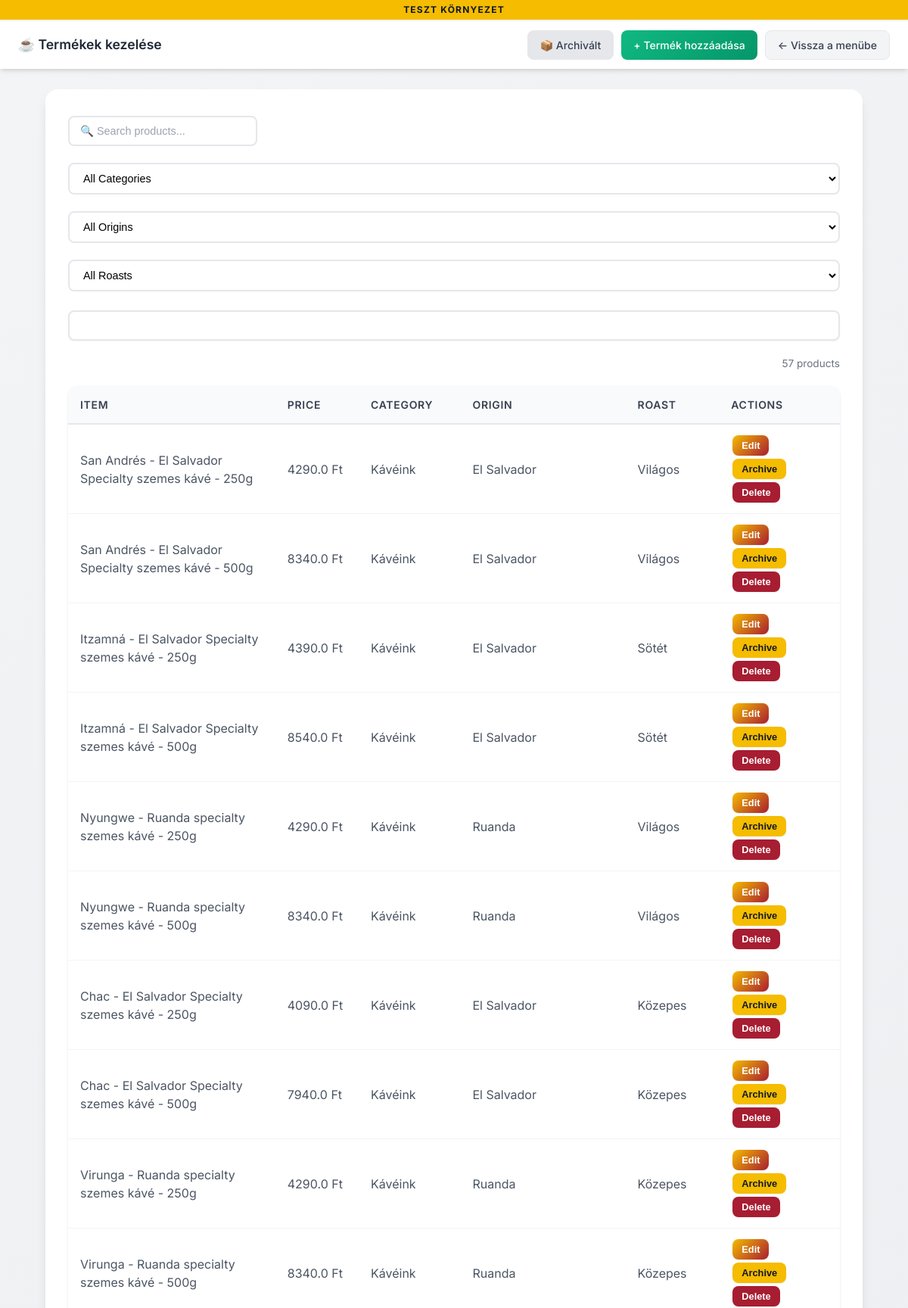
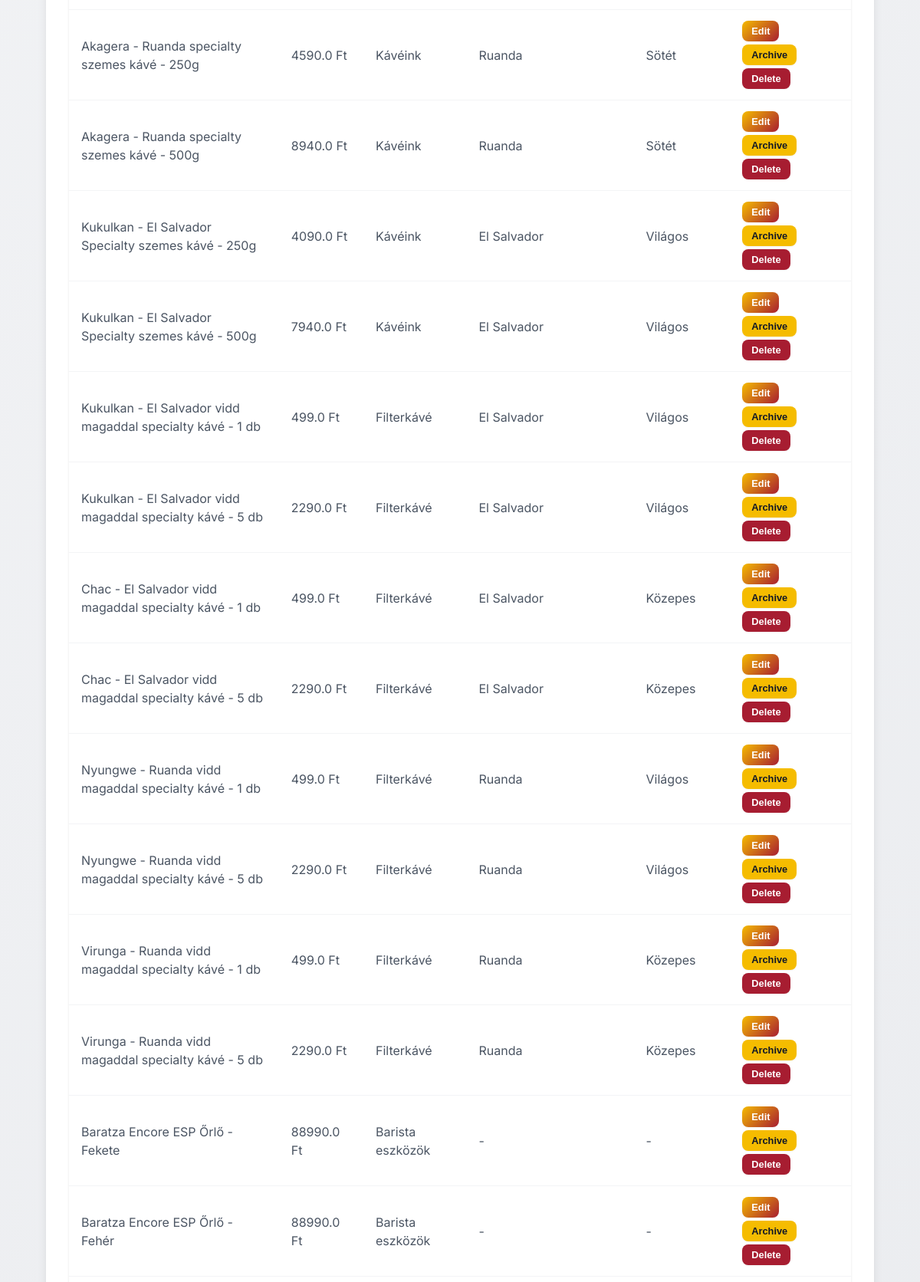
The page /manage_items (signed in, upper part) on the database its author committed (2 pictures, top to bottom).
### tables this page shows
CREATE TABLE items (
                id INTEGER PRIMARY KEY,
                name TEXT NOT NULL,
                price REAL,
                vat TEXT DEFAULT '27%',
                category_id INTEGER,
                image_url TEXT,
                description TEXT, source TEXT DEFAULT 'manual', attributes TEXT, archived INTEGER DEFAULT 0, updated_at TIMESTAMP, deleted_at TIMESTAMP, is_b2b_only INTEGER DEFAULT 0, hide_from_product_settings INTEGER DEFAULT 0,
                FOREIGN KEY (category_id) REFERENCES categories (id)
            );

CREATE TABLE categories (
                id INTEGER PRIMARY KEY,
                name TEXT NOT NULL
            , is_coffee_shop INTEGER DEFAULT 0, source TEXT DEFAULT 'manual', updated_at TIMESTAMP, deleted_at TIMESTAMP);

### app.py (the view)
@app.route('/manage_items')
@login_required
def manage_items():
    show_archived = request.args.get('archived', '0') == '1'
    if show_archived:
        items = query_db("""
            SELECT items.id, items.name, items.price, items.vat, categories.name AS category_name, items.attributes, items.archived
            FROM items
            LEFT JOIN categories ON items.category_id = categories.id
            WHERE items.archived = 1 AND items.deleted_at IS NULL
        """)
    else:
        items = query_db("""
            SELECT items.id, items.name, items.price, items.vat, categories.name AS category_name, items.attributes, items.archived
            FROM items
            LEFT JOIN categories ON items.category_id = categories.id
            WHERE COALESCE(items.archived, 0) = 0 AND items.deleted_at IS NULL
        """)
    categories = query_db("SELECT * FROM categories WHERE deleted_at IS NULL ORDER BY name")
    origins = set()
    roasts = set()
    for item in items:
        if item[5]:  # attributes column
            try:
                attrs = json.loads(item[5])
                if attrs.get('Origin'):
                    origins.add(attrs['Origin'])
                if attrs.get('Roast'):
                    roasts.add(attrs['Roast'])
            except (json.JSONDecodeError, TypeError, KeyError):
                pass
    return render_template('manage_items.html',
                          items=items,
                          categories=categories,
                          origins=sorted(origins),
                          roasts=sorted(roasts),
                          show_archived=show_archived)

### app.py (called while the page is built)
@app.template_filter('from_json')
def from_json_filter(value):
    if value:
        try:
            return json.loads(value)
        except (json.JSONDecodeError, TypeError):
            return {}
    return {}

def query_db(query: str, args: tuple = (), one: bool = False) -> list | sqlite3.Row | None:
    conn = sqlite3.connect(DATABASE)
    conn.row_factory = sqlite3.Row
    cur = conn.cursor()
    cur.execute(query, args)
    rv = cur.fetchall()
    conn.commit()
    conn.close()
    return (rv[0] if rv else None) if one else rv

def login_required(f):
    @wraps(f)
    def decorated_function(*args, **kwargs):
        if 'user_id' not in session:
            if request.is_json:
                return jsonify({"status": "error", "message": "Authentication required"}), 401
            return redirect(url_for('login', next=request.url))
        if 'last_activity' in session:
            last_activity = datetime.fromisoformat(session['last_activity'])
            if datetime.now() - last_activity > timedelta(minutes=SESSION_TIMEOUT_MINUTES):
                session.clear()
                if request.is_json:
                    return jsonify({"status": "error", "message": "Session expired"}), 401
                return redirect(url_for('login', next=request.url))
        session['last_activity'] = datetime.now().isoformat()
        return f(*args, **kwargs)
    return decorated_function

@app.before_request
def update_gauge_metrics():
    try:
        active_sessions = query_db("SELECT COUNT(*) as count FROM market_sessions WHERE closed_at IS NULL", one=True)
        active_market_sessions.set(active_sessions['count'] if active_sessions else 0)
        b2b_pending = query_db("SELECT COUNT(*) as count FROM b2b_orders WHERE status = 'pending'", one=True)
        orders_pending.labels(type='b2b').set(b2b_pending['count'] if b2b_pending else 0)
    except Exception as e:
        logging.debug(f"Metrics update skipped: {e}")  # Don't fail requests if metrics update fails

@app.context_processor
def inject_globals():
    return dict(
        billingo_env=BILLINGO_ENV,
        current_user=session.get('username'),
        is_admin=session.get('role') == 'admin'
    )

### roast_tracker/routes.py (called while the page is built)
@roast_tracker.before_app_request
def ensure_db():
    from .database import DATABASE_PATH
    import os
    if not os.path.exists(DATABASE_PATH):
        init_db()

### templates/manage_items.html (shortened to what this page needs)
<!DOCTYPE html>
<html lang="en">
<head>
    <link rel="stylesheet" href="{{ url_for('static', filename='style.css') }}">
</head>
<body>
    <div class="env-indicator {{ 'test' if billingo_env == 'test' else 'prod' }}">
        {% if billingo_env == 'test' %}
            <span data-i18n="testEnv">TESZT környezet</span>
        {% else %}
            <span data-i18n="prodEnv">ÉLES RENDSZER</span>
        {% endif %}
    </div>
    <nav class="top-nav">
        <span class="nav-title" data-i18n="manageProductsTitle">☕ {% if show_archived %}Archived Products{% else %}Manage Products{% endif %}</span>
        <div class="nav-actions">
            {% if show_archived %}
            <a href="{{ url_for('manage_items') }}" class="nav-btn primary" data-i18n="showActive">← Active Products</a>
            {% else %}
            <a href="{{ url_for('manage_items', archived='1') }}" class="nav-btn secondary" style="background: var(--gray-200);" data-i18n="showArchived">📦 Archived</a>
            <a href="/add_item" class="nav-btn primary" data-i18n="addProduct">+ Add Product</a>
            {% endif %}
            <a href="{{ url_for('main_menu') }}" class="nav-btn secondary" data-i18n="backToMenu">← Back to Menu</a>
        </div>
    </nav>
    <div class="container">
        <div class="filters-bar">
            <input type="text" id="searchInput" placeholder="🔍 Search products..." oninput="filterAndSort()">
            <select id="categoryFilter" onchange="filterAndSort()">
                <option value="">All Categories</option>
            </select>
            {% if origins %}
            <select id="originFilter" onchange="filterAndSort()">
                <option value="">All Origins</option>
            </select>
            {% endif %}
            {% if roasts %}
            <select id="roastFilter" onchange="filterAndSort()">
                <option value="">All Roasts</option>
            </select>
            {% endif %}
            <button class="sort-btn" id="sortBtn" onclick="toggleSort()">
                <span id="sortIcon">↑↓</span> Name
            </button>
            <span class="results-count" id="resultsCount"></span>
        </div>
        <table>
            <thead>
                <tr>
                    <th>Item</th>
                    <th>Price</th>
                    <th>Category</th>
                    <th>Origin</th>
                    <th>Roast</th>
                    <th>Actions</th>
                </tr>
            </thead>
            <tbody id="tableBody">
                {% for item in items %}
                <tr data-name="{{ item[1]|lower }}"
                    data-category="{{ item[4]|lower if item[4] else '' }}"
                    data-origin="{{ (item[5]|from_json).get('Origin', '')|lower if item[5] else '' }}"
                    data-roast="{{ (item[5]|from_json).get('Roast', '')|lower if item[5] else '' }}">
                    <td>{{ item[1] }}</td>
                    <td>{{ item[2] }} Ft</td>
                    <td>{{ item[4] }}</td>
                    <td>
                        {% if item[5] %}
                            {% set parsed_attrs = item[5]|from_json %}
                            {{ parsed_attrs.get('Origin', '-') }}
                        {% else %}
                            -
                        {% endif %}
                    </td>
                    <td>
                        {% if item[5] %}
                            {% set parsed_attrs = item[5]|from_json %}
                            {{ parsed_attrs.get('Roast', '-') }}
                        {% else %}
                            -
                        {% endif %}
                    </td>
                    <td>
                        <button onclick="location.href='/edit_item/{{ item[0] }}'">Edit</button>
                        {% if show_archived %}
                        <button onclick="unarchiveItem({{ item[0] }})" style="background: var(--success);">Restore</button>
                        {% else %}
                        <button onclick="archiveItem({{ item[0] }})" style="background: var(--warning); color: var(--gray-900);">Archive</button>
                        {% endif %}
                        <button onclick="deleteItem({{ item[0] }})" style="background: var(--danger);">Delete</button>
                    </td>
                </tr>
                {% endfor %}
            </tbody>
        </table>
    </div>
</body>
</html>

### static/style.css (style rules this page uses)
:root { --primary: #f5bc00; --primary-dark: #a71d31; --secondary-light: #eed25f; --secondary: #cd9a59; --secondary-dark: #794f2b; --success: #10b981; --success-dark: #059669; --warning: #f5bc00; --danger: #a71d31; --coffee: #794f2b; --coffee-light: #cd9a59; --gray-50: #f9fafb; --gray-100: #f3f4f6; --gray-200: #e5e7eb; --gray-300: #d1d5db; --gray-400: #9ca3af; --gray-500: #6b7280; --gray-600: #4b5563; --gray-700: #374151; --gray-800: #1f2937; --gray-900: #111827; --shadow-sm: 0 1px 2px 0 rgb(0 0 0 / 0.05); --shadow: 0 1px 3px 0 rgb(0 0 0 / 0.1), 0 1px 2px -1px rgb(0 0 0 / 0.1); --shadow-md: 0 4px 6px -1px rgb(0 0 0 / 0.1), 0 2px 4px -2px rgb(0 0 0 / 0.1); --shadow-lg: 0 10px 15px -3px rgb(0 0 0 / 0.1), 0 4px 6px -4px rgb(0 0 0 / 0.1); --radius: 12px; --radius-sm: 8px; --radius-lg: 16px; }
* { box-sizing: border-box; }
body { font-family: 'Inter', -apple-system, BlinkMacSystemFont, 'Segoe UI', Roboto, sans-serif; margin: 0; padding: 0; background: linear-gradient(135deg, var(--gray-100) 0%, var(--gray-200) 100%); color: var(--gray-800); min-height: 100vh; line-height: 1.5; }
.container { max-width: 90%; margin: 20px auto; padding: 30px; background: white; border-radius: var(--radius-lg); box-shadow: var(--shadow-lg); }
input, select { width: 100%; padding: 12px 16px; margin: 5px 0; border-radius: var(--radius-sm); border: 2px solid var(--gray-200); font-size: 1rem; transition: all 0.2s ease; background: white; }
input::placeholder { color: var(--gray-400); }
button { width: 100%; padding: 12px 24px; margin: 8px 0; border-radius: var(--radius-sm); border: none; background: linear-gradient(135deg, var(--primary) 0%, var(--primary-dark) 100%); color: white; font-weight: 600; font-size: 1rem; cursor: pointer; transition: all 0.2s ease; box-shadow: var(--shadow-sm); }
table { width: 100%; border-collapse: separate; border-spacing: 0; margin: 20px 0; border-radius: var(--radius); overflow: hidden; box-shadow: var(--shadow); }
table th { padding: 14px 16px; background: var(--gray-50); font-weight: 600; color: var(--gray-700); text-align: left; font-size: 0.875rem; text-transform: uppercase; letter-spacing: 0.05em; border-bottom: 2px solid var(--gray-200); }
table td { padding: 12px 16px; border-bottom: 1px solid var(--gray-100); color: var(--gray-600); }
.container { animation: fadeIn 0.3s ease-out; }
.env-indicator { position: fixed; top: 0; left: 0; right: 0; padding: 4px 12px; text-align: center; font-size: 0.75rem; font-weight: 700; text-transform: uppercase; letter-spacing: 0.1em; z-index: 1000; }
.env-indicator.test { background: var(--warning); color: var(--gray-900); }

### rows shown on the page
items: name "San Andrés - El Salvador Specialty szemes kávé - 250g", price "4290.0", name "Kávéink", get "El Salvador", get "Világos"
items: name "San Andrés - El Salvador Specialty szemes kávé - 500g", price "8340.0", name "Kávéink", get "El Salvador", get "Világos"
items: name "Itzamná - El Salvador Specialty szemes kávé - 250g", price "4390.0", name "Kávéink", get "El Salvador", get "Sötét"
items: name "Itzamná - El Salvador Specialty szemes kávé - 500g", price "8540.0", name "Kávéink", get "El Salvador", get "Sötét"
items: name "Nyungwe - Ruanda specialty szemes kávé - 250g", price "4290.0", name "Kávéink", get "Ruanda", get "Világos"
items: name "Nyungwe - Ruanda specialty szemes kávé - 500g", price "8340.0", name "Kávéink", get "Ruanda", get "Világos"
items: name "Chac - El Salvador Specialty szemes kávé - 250g", price "4090.0", name "Kávéink", get "El Salvador", get "Közepes"
items: name "Chac - El Salvador Specialty szemes kávé - 500g", price "7940.0", name "Kávéink", get "El Salvador", get "Közepes"
items: name "Virunga - Ruanda specialty szemes kávé - 250g", price "4290.0", name "Kávéink", get "Ruanda", get "Közepes"
items: name "Virunga - Ruanda specialty szemes kávé - 500g", price "8340.0", name "Kávéink", get "Ruanda", get "Közepes"
items: name "Akagera - Ruanda specialty szemes kávé - 250g", price "4590.0", name "Kávéink", get "Ruanda", get "Sötét"
items: name "Akagera - Ruanda specialty szemes kávé - 500g", price "8940.0", name "Kávéink", get "Ruanda", get "Sötét"
items: name "Kukulkan - El Salvador Specialty szemes kávé - 250g", price "4090.0", name "Kávéink", get "El Salvador", get "Világos"
items: name "Kukulkan - El Salvador Specialty szemes kávé - 500g", price "7940.0", name "Kávéink", get "El Salvador", get "Világos"
items: name "Kukulkan - El Salvador vidd magaddal specialty kávé - 1 db", price "499.0", name "Filterkávé", get "El Salvador", get "Világos"
items: name "Kukulkan - El Salvador vidd magaddal specialty kávé - 5 db", price "2290.0", name "Filterkávé", get "El Salvador", get "Világos"
items: name "Chac - El Salvador vidd magaddal specialty kávé - 1 db", price "499.0", name "Filterkávé", get "El Salvador", get "Közepes"
items: name "Chac - El Salvador vidd magaddal specialty kávé - 5 db", price "2290.0", name "Filterkávé", get "El Salvador", get "Közepes"
items: name "Nyungwe - Ruanda vidd magaddal specialty kávé - 1 db", price "499.0", name "Filterkávé", get "Ruanda", get "Világos"
items: name "Nyungwe - Ruanda vidd magaddal specialty kávé - 5 db", price "2290.0", name "Filterkávé", get "Ruanda", get "Világos"
items: name "Virunga - Ruanda vidd magaddal specialty kávé - 1 db", price "499.0", name "Filterkávé", get "Ruanda", get "Közepes"
items: name "Virunga - Ruanda vidd magaddal specialty kávé - 5 db", price "2290.0", name "Filterkávé", get "Ruanda", get "Közepes"
items: name "Baratza Encore ESP Őrlő - Fekete", price "88990.0", name "Barista eszközök"
items: name "Baratza Encore ESP Őrlő - Fehér", price "88990.0", name "Barista eszközök"
